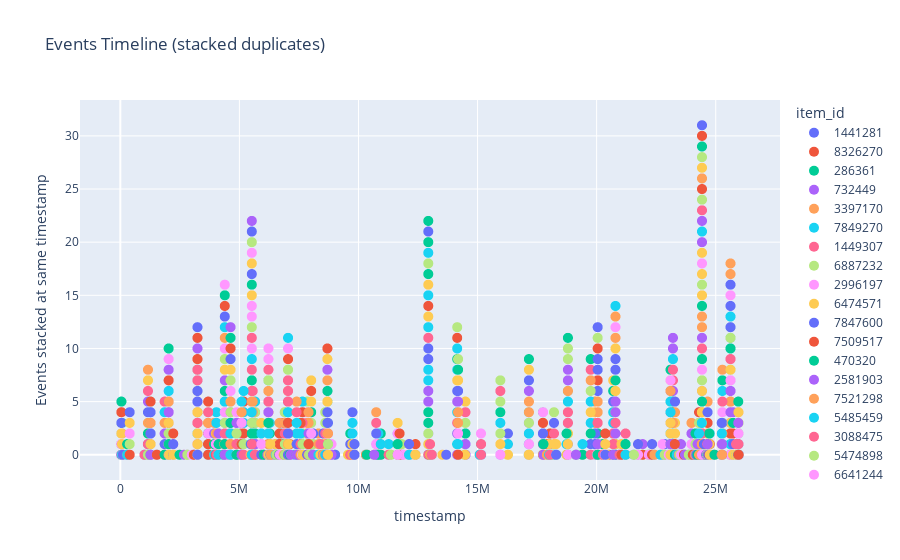

Notebook source saved alongside this figure:
### Code cell
import plotly.express as px
import pandas as pd

df = data[(data["uid"] == 100) & (data["event_type"] == "listen")].sort_values("timestamp")
# df = data[(data["uid"] == 997500) & (data["event_type"] == "listen")].sort_values("timestamp")#[3021:3100]


df["count_sec"] = df["track_length_seconds"]*df["played_ratio_pct"]*0.01

df["stack_level"] = df.groupby("timestamp").cumcount()

fig = px.scatter(
    df,
    x="timestamp",
    y="stack_level",
    color="item_id",

    hover_data=["event_type", "timestamp", "count_sec"],
    
    title="Events Timeline (stacked duplicates)"
)


fig.update_traces(marker=dict(size=10))
fig.update_yaxes(title="Events stacked at same timestamp", showgrid=True)
fig.show()
